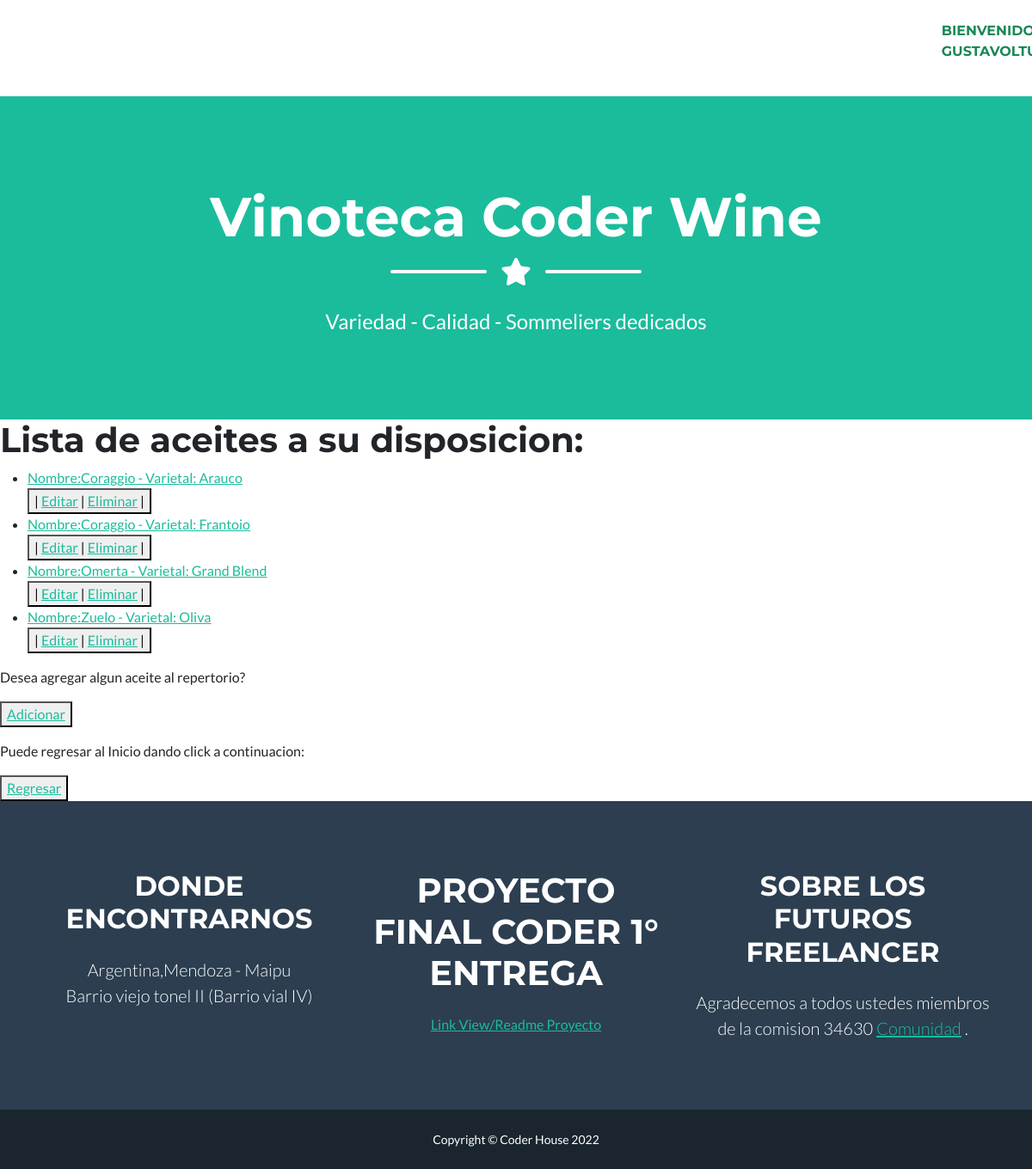
/app-coder/aceiteList/ (signed in), run on the app's committed database.
### AppCoder/models.py (models this page shows)
class Aceite(models.Model):
     nombre = models.CharField(max_length=50)
     varietal = models.CharField(max_length=50)
     class Meta:
        verbose_name='Mis Aceite'
        ordering = ['nombre', 'varietal',]
        unique_together = ['nombre', 'varietal',]
     def __str__(self):
         return (f'Nombre:{self.nombre} - Varietal: {self.varietal}')

### AppCoder/views.py (the view)
# urls.py: path('aceiteList/', AceiteList.as_view(), name="AceiteList"),
class AceiteList(LoginRequiredMixin, ListView):
    model = Aceite
    template_name = "aceite-list.html"

### AppCoder/templates/aceite-list.html (shortened to what this page needs)
{% extends 'padre.html' %}
{% load static %}
{% block contenidoQueCambia %}
   <h1>Lista de aceites a su disposicion:</h1>
   <ul>
        {% for aceite in object_list %}
            <li>
                <a href= " {% url 'AceiteDetail' aceite.id %}">
                    {{aceite}}
                </a>
            </li>
            <div>
                {% if request.user.is_staff %}
               <button> |
                    <a href=" {% url 'AceiteUpdate' aceite.id %}">Editar</a> |
                    {% if request.user.is_superuser %}
                    <a href=" {% url 'AceiteDelete' aceite.id %}">Eliminar</a> |
                    {% endif %}
                </button>
                {% endif %}
            </div>
        {% endfor %}
   </ul>
   {% if request.user.is_staff %}
   <p>Desea agregar algun aceite al repertorio?</p>
   <button>
       <a href=" {% url 'AceiteCreate' %}">Adicionar</a>
   </button>
   {% endif %}
   <p>Puede regresar al Inicio dando click a continuacion:</p>
    <button>
    <a href="{% url 'Inicio' %}">Regresar</a>
    </button>
{% endblock contenidoQueCambia %}

### AppCoder/templates/padre.html (shortened to what this page needs)
<<!DOCTYPE html>
<html lang="en">
    <head>
        {% load static %}
        <link href="{% static 'css/styles.css' %}" rel="stylesheet" />
    </head>
    <body id="page-top">
        <nav class="navbar navbar-expand-lg bg-white text-uppercase fixed-top" id="mainNav">
            <div class="container">
                {% if request.user.is_staff %}
                    <a class="navbar-brand" href="{% url 'Inicio' %}">Inicio</a>
                    <a class="navbar-brand" href="{% url 'Nosotros' %}">Nosotros</a>
                    <a class="navbar-brand" href="{% url 'Vinos' %}">Vinos</a>
                    <a class="navbar-brand" href="{% url 'Espumantes' %}">Espumantes</a>
                    <a class="navbar-brand" href="{% url 'Aceites' %}">Aceites</a>
                    <a class="navbar-brand" href="{% url 'Equipo' %}">Equipo</a>
                    <a class="navbar-brand" href="{% url 'Noticias' %}">Noticias</a>
                    <div class="bg-muted clearfix">
                    <p class="text-justify text-success">Bienvenido {{user.username}}!.</p>
                    </div>
                {% endif %}
            </div>
        </nav>
        <header class="masthead bg-primary text-white text-center">
            <div class="container d-flex align-items-center flex-column">
                <h1 class="masthead-heading text-white mb-0">Vinoteca Coder Wine</h1>
                <div class="divider-custom divider-light">
                    <div class="divider-custom-line"></div>
                    <div class="divider-custom-icon"><i class="fas fa-star"></i></div>
                    <div class="divider-custom-line"></div>
                </div>
                <p class="masthead-subheading font-weight-light mb-0">Variedad - Calidad - Sommeliers dedicados</p>
            </div>
        </header>
        {% block contenidoQueCambia %}
        {% endblock contenidoQueCambia %}
        <footer class="footer text-center">
            <div class="container">
                <div class="row">
                    <div class="col-lg-4 mb-5 mb-lg-0">
                        <h2 class="text-uppercase mb-4">Donde Encontrarnos</h2>
                        <p class="lead mb-0">
                            Argentina,Mendoza - Maipu
                            <br />
                            Barrio viejo tonel II (Barrio vial IV)
                        </p>
                    </div>
                    <div class="col-lg-4 mb-5 mb-lg-0">
                        <h1 class="text-uppercase mb-4">Proyecto Final Coder 1° Entrega</h1>
                        <a href=https://youtu.be/dslGyj311kY>Link View/Readme Proyecto</a>
                    </div>
                    <div class="col-lg-4">
                        <h2 class="text-uppercase mb-4">Sobre los futuros Freelancer</h2>
                        <p class="lead mb-0">
                            Agradecemos a todos ustedes miembros de la comision 34630
                            <a href="https://plataforma.coderhouse.com/cursos/34630/python/companeros">Comunidad</a>
                            .
                        </p>
                    </div>
                </div>
            </div>
        </footer>
        <div class="copyright py-4 text-center text-white">
            <div class="container"><small>Copyright &copy; Coder House 2022</small></div>
        </div>
    </body>
</html>

### data on the page
Aceite: nombre+varietal "Nombre:Coraggio - Varietal: Arauco"
Aceite: nombre+varietal "Nombre:Coraggio - Varietal: Frantoio"
Aceite: nombre+varietal "Nombre:Omerta - Varietal: Grand Blend"
Aceite: nombre+varietal "Nombre:Zuelo - Varietal: Oliva"
